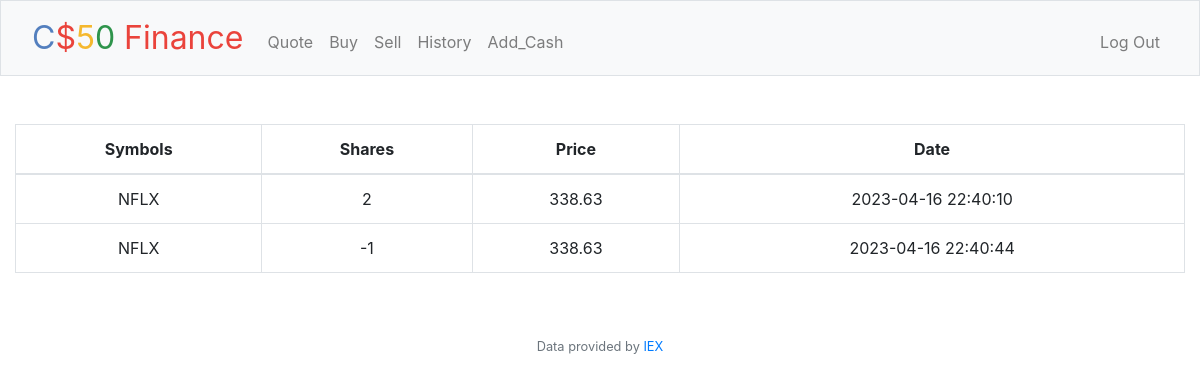
Page /history (signed in) on the earlier database version.
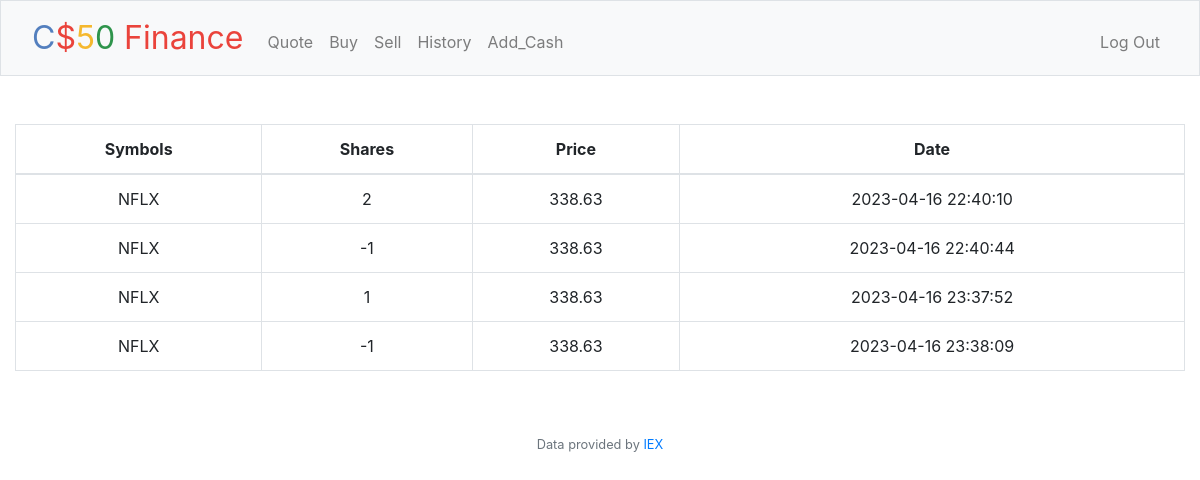
Same page on the later database version.
### tables this page shows
CREATE TABLE action(
ID INTEGER PRIMARY KEY AUTOINCREMENT
,
user_id INTEGER,
symbol TEXT,
shares INTEGER,
price REAL,
date TIMESTAMP
);

### app.py (the view)
@app.route("/history")
@login_required
def history():
    user_id = session["user_id"]
    action_db = db.execute("SELECT * FROM action WHERE user_id = ?", user_id)
    return render_template("history.html", action = action_db)

### app.py (called while the page is built)
@app.after_request
def after_request(response):
    response.headers["Cache-Control"] = "no-cache, no-store, must-revalidate"
    response.headers["Expires"] = 0
    response.headers["Pragma"] = "no-cache"
    return response

### helpers.py (called while the page is built)
def login_required(f):
    @wraps(f)
    def decorated_function(*args, **kwargs):
        if session.get("user_id") is None:
            return redirect("/login")
        return f(*args, **kwargs)
    return decorated_function

### templates/history.html (shortened to what this page needs)
{% extends "layout.html" %}
{% block main %}
<table class="table table-bordered">
    <thead>
      <tr>
        <th scope="col">Symbols</th>
        <th scope="col">Shares</th>
        <th scope="col">Price</th>
        <th scope="col">Date</th>
      </tr>
    </thead>
    <tbody>
      {% for row in action %}
      <tr>
        <td>{{ row["symbol"] }}</td>
        <td>{{ row["shares"] }}</td>
        <td>{{ row["price"] }}</td>
        <td>{{ row["date"] }}</td>
      </tr>
      {% endfor %}
    </tbody>
  </table>
{% endblock %}

Differences in the rows shown:
added action: symbol "NFLX", shares "1", price "338.63", date "2023-04-16 23:37:52"
added action: symbol "NFLX", shares "-1", price "338.63", date "2023-04-16 23:38:09"
